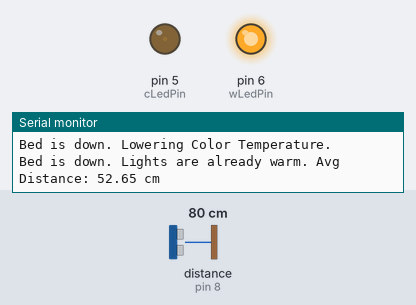
Bench run of a sketch on a simulated Arduino Uno, built with avr-gcc and run on an emulated ATmega328P. Shown: output pins drawn as LEDs (lit = HIGH), the last lines printed to the serial monitor. Wiring (inferred from the names in the program): ultrasonic range finder: trigger pin 9; echo pin 8. The inputs (shaded band) are chosen by the test bench; at power-on: distance to the obstacle (sensor on pin 8) 80 cm. The echo pulse lasts 58.3 µs per cm; pins used as bus, display or sensor lines are not drawn.

Above: at 3.3 s.
3.4 s: distance to the obstacle (sensor on pin 8) set to 13 cm
6.7 s: distance to the obstacle (sensor on pin 8) set to 10 cm
At 9.63 s:
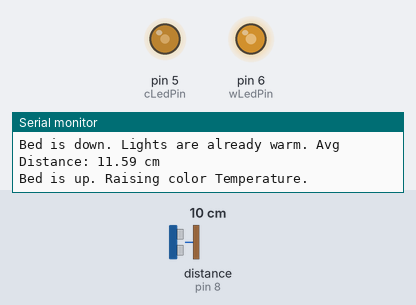
10.2 s: distance to the obstacle (sensor on pin 8) set to 18 cm
At 11.28 s:
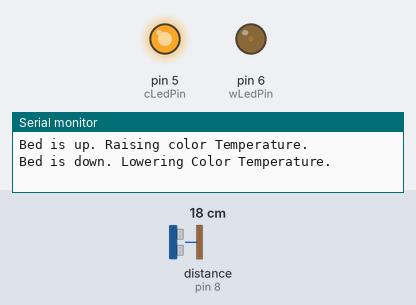
Timing chart, 0 to 15.2 s (numbered marks = the images above; inputs shaded):
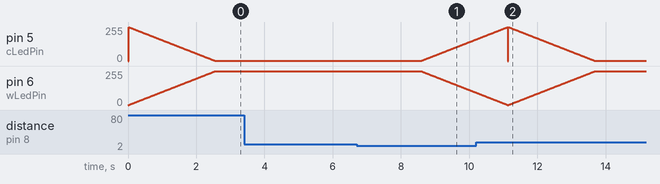

Measured:
- the behaviour switches between 12 and 11 cm on distance to the obstacle (sensor on pin 8) (found by bisection; images 0 and 1)

The sketch:

ArduinoSketch.ino
```cpp
/*
 * Wiring: Ultrasonic Sensor -> Arduino:
 * - VCC -------> 5VDC
 * - TRIG ------> Pin 9
 * - ECHO ------> Pin 8
 * - GND -------> GND
 *
 * Wiring: CCT LED Strip -> Arduino:
 * - Warm LEDs -> Pin 6
 * - Cool LEDs -> Pin 5
 * - GND -------> GND
 */

int trigPin = 9;  // TRIG pin
int echoPin = 8;  // ECHO pin
int wLedPin = 6;  // ECHO pin
int cLedPin = 5;  // ECHO pin

float duration_us = 0;   // Ultra-sonic sensor output
float distance_cm = 0;   // Ultra-sonic sensor output converted to cm
float distance_x = 0;    // Last measured distance in cm
float distance_y = 0;    // Second to last measured distance in cm
float distance_z = 0;    // Third to last measured distance in cm
float distance_avg = 0;  // The Average of the last three measured distances in cm

int warmBrightness = 0;  // Initial brightness value for all warm LEDs
int coolBrightness = 0;  // Initial brightness value for all cool LEDs

int fadeSpeed = 10;  //Delay in milliseconds between each brightness incrementation

void setup() {
  // begin serial port
  Serial.begin(9600);

  // configure the trigger pin to output mode
  pinMode(trigPin, OUTPUT);
  // configure the echo pin to input mode
  pinMode(echoPin, INPUT);
  // configure the warm LED pin to output mode
  pinMode(wLedPin, OUTPUT);
  // configure the cool LED pin to output mode
  pinMode(cLedPin, OUTPUT);
}
void loop() {
  ultraSonic();
}

void ultraSonic() {
  // generate 10-microsecond pulse to TRIG pin
  digitalWrite(trigPin, HIGH);
  delayMicroseconds(10);
  digitalWrite(trigPin, LOW);

  // measure duration of pulse from ECHO pin
  duration_us = pulseIn(echoPin, HIGH);

  // calculate the distance
  distance_cm = 0.017 * duration_us;
  distance_z = distance_y;
  distance_y = distance_x;
  distance_x = distance_cm;
  distance_avg = ((distance_x + distance_y + distance_z) / 3);

  // if the bed is up
  if (distance_avg <= 11) {
    Serial.print("Bed is up. ");
    // if the lights are already cool
    if (coolBrightness == 255) {
      Serial.print("Lights are already cool. ");
      // print the value to Serial Monitor
      Serial.print("Avg Distance: ");
      Serial.print(distance_avg);
      Serial.println(" cm");
      delay(1000);
    }
    //if the lights are not already cool
    else {
      Serial.println("Raising color Temperature. ");
      for (int i = 0; i < 255; i++) {
        // turn off the warm LEDs
        analogWrite(wLedPin, warmBrightness);
        warmBrightness -= 1;

        // turn on the cool LEDs
        analogWrite(cLedPin, coolBrightness);
        coolBrightness += 1;

        delay(fadeSpeed);
      }
    }
  }
  // if the bed is down
  else {
    Serial.print("Bed is down. ");
    // if the lights are already warm
    if (warmBrightness == 255) {
      Serial.print("Lights are already warm. ");
      // print the value to Serial Monitor
      Serial.print("Avg Distance: ");
      Serial.print(distance_avg);
      Serial.println(" cm");
      delay(1000);
    }
    //if the lights are not already warm
    else {
      Serial.println("Lowering Color Temperature.");
      for (int i = 0; i < 255; i++) {
        // turn on the warm LEDs
        analogWrite(wLedPin, warmBrightness);
        warmBrightness += 1;

        // turn off the cool LEDs
        analogWrite(cLedPin, coolBrightness);
        coolBrightness -= 1;

        delay(fadeSpeed);
      }
    }
  }

}
```
